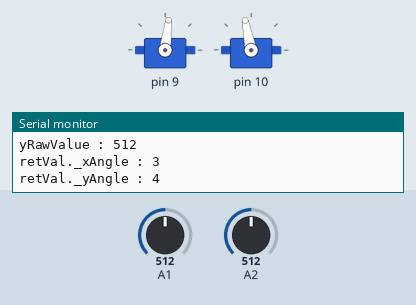
This sketch was run on a simulated Arduino Uno, built with avr-gcc and run on an emulated ATmega328P. Parts: 2 × servo, the last lines printed to the serial monitor. The inputs (shaded band) are chosen by the test bench; at power-on: A1 = 512, A2 = 512.

Above: at 1.2 s.
1.3 s: A1 set to 716
At 2.6 s:
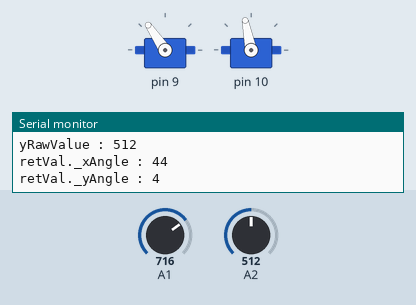
2.9 s: A2 set to 529
At 4.1 s:
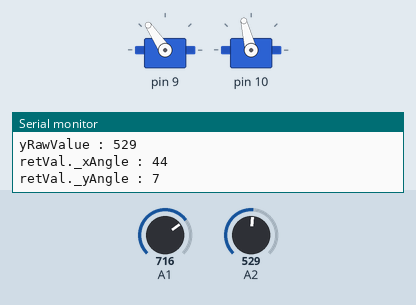
4.4 s: A2 set to 558
At 5.5 s:
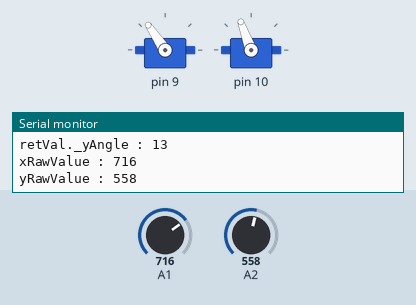
7.4 s: A1 set to 989
At 8.1 s:
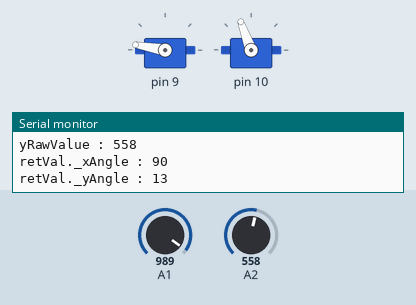
9.0 s: A1 set to 1015
10.5 s: A2 set to 716
At 11.5 s:
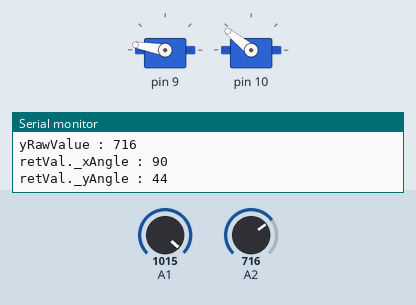
Timing chart, 0 to 13.0 s (numbered marks = the images above; inputs shaded):
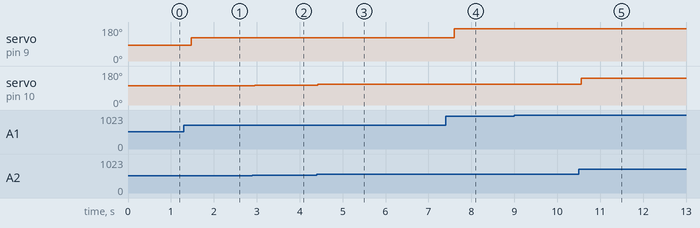

The sketch:

GimbalStabilizer_Uno.ino
```cpp
#include "./GimbalStabilizer.hpp"

GIMBAL_STABILIZER gimbalStabilizer; //수평 안정화 장치

// GimbalStabilizer.hpp
extern uint8_t INIT_SERVO_X_ANGLE; //x축에 대한 초기 서보 회전 각도
extern uint8_t INIT_SERVO_Y_ANGLE; //y축에 대한 초기 서보 회전 각도

extern uint16_t INIT_STS90H1_X_RAW_VALUE; //2축 기울기 센서 (수평 고정형)의 초기 x축에 대한 원시 값 (수평 기준)
extern uint16_t MIN_STS90H1_X_RAW_VALUE; //2축 기울기 센서 (수평 고정형)의 최소 x축에 대한 원시 값
extern uint16_t MAX_STS90H1_X_RAW_VALUE; //2축 기울기 센서 (수평 고정형)의 최대 y축에 대한 원시 값

extern uint16_t INIT_STS90H1_Y_RAW_VALUE; //2축 기울기 센서 (수평 고정형)의 초기 y축에 대한 원시 값 (수평 기준)
extern uint16_t MIN_STS90H1_Y_RAW_VALUE; //2축 기울기 센서 (수평 고정형)의 최소 y축에 대한 원시 값
extern uint16_t MAX_STS90H1_Y_RAW_VALUE; //2축 기울기 센서 (수평 고정형)의 최대 y축에 대한 원시 값

/// <summary>
/// 한 번 실행
/// </summary>
void setup()
{
#ifdef DEBUG_MODE
  Serial.begin(BITS_PER_SECONDS);
#endif

	INIT_SERVO_X_ANGLE = 80;
	INIT_SERVO_Y_ANGLE = 97;

	INIT_STS90H1_X_RAW_VALUE = 496;
	MIN_STS90H1_X_RAW_VALUE = 45;
	MAX_STS90H1_X_RAW_VALUE = 942;

	INIT_STS90H1_Y_RAW_VALUE = 488;
	MIN_STS90H1_Y_RAW_VALUE = 37;
	MAX_STS90H1_Y_RAW_VALUE = 943;

	gimbalStabilizer.Init();
}

/// <summary>
/// 반복 실행
/// </summary>
void loop()
{
	gimbalStabilizer.RunTask();
}
```

GimbalStabilizer.hpp
```cpp
#ifndef _GIMBAL_STABILIZER_HPP_
#define _GIMBAL_STABILIZER_HPP_

#define _VAR_DUMP(name, value) Serial.println(String(name) + " : " +  String(value)); //시리얼 통신에 "name : value" 출력
#define VAR_DUMP(var) _VAR_DUMP(#var, (var))
#define ERROR_LOG(msg) _VAR_DUMP("Error", msg) //오류 로그 출력

#define LENGTH(array) ((sizeof(array)) / (sizeof(array[0])))

#define ARDUINO_RESOLUTION_IN_BITS 10 //아두이노의 비트 단위 해상도
#define MIN_ADC_VALUE 0 //최소 아날로그-디지털 신호 변환 (ADC) 값
#define MAX_ADC_VALUE (((1) << ARDUINO_RESOLUTION_IN_BITS) - 1) //최대 아날로그-디지털 신호 변환 (ADC) 값
#define MIN_PWM_VALUE 0 //최소 펄스 폭 변조 (PWM) 값
#define MAX_PWM_VALUE 255 //최대 펄스 폭 변조 (PWM) 값
#define BITS_PER_SECONDS 9600 //시리얼 통신 위한 초당 비트 단위 전송 속도

#define DEBUG_MODE
#ifndef DEBUG_MODE
#define VAR_DUMP(var) //do nothing
#define ERROR_LOG(msg) //do nothing
#endif

#include <stdint.h>
#include <Arduino.h> // https://github.com/arduino/ArduinoCore-avr

#pragma message("--- Compile Target Architecture ---")
#if defined(ARDUINO_ARCH_AVR)
#pragma message("ARDUINO_ARCH_AVR")
#elif defined(ARDUINO_ARCH_SAM)
#pragma message("ARDUINO_ARCH_SAM")
#elif defined(ARDUINO_ARCH_SAMD)
#pragma message("ARDUINO_ARCH_SAMD")
#elif defined(ARDUINO_ARCH_STM32F4)
#pragma message("ARDUINO_ARCH_STM32F4")
#elif defined(ARDUINO_ARCH_NRF52)
#pragma message("ARDUINO_ARCH_NRF52")
#elif defined(ARDUINO_ARCH_MEGAAVR)
#pragma message("ARDUINO_ARCH_MEGAAVR")
#elif defined(ARDUINO_ARCH_MBED)
#pragma message("ARDUINO_ARCH_MBED")
#else
#error "Unknown Architecture"
#endif

//#include "./Singleton.hpp"
#include "./GimbalStabilizer_Pin.h"
#include "./TimeSensitiveJobHandler.hpp"

#include <Servo.h> // https://github.com/arduino-libraries/Servo

static uint8_t INIT_SERVO_X_ANGLE = 80; //x축에 대한 초기 서보 회전 각도
static uint8_t INIT_SERVO_Y_ANGLE = 97; //y축에 대한 초기 서보 회전 각도

static uint16_t INIT_STS90H1_X_RAW_VALUE = 496; //2축 기울기 센서 (수평 고정형)의 초기 x축에 대한 원시 값 (수평 기준)
static uint16_t MIN_STS90H1_X_RAW_VALUE = 45; //2축 기울기 센서 (수평 고정형)의 최소 x축에 대한 원시 값
static uint16_t MAX_STS90H1_X_RAW_VALUE = 942; //2축 기울기 센서 (수평 고정형)의 최대 y축에 대한 원시 값

static uint16_t INIT_STS90H1_Y_RAW_VALUE = 488; //2축 기울기 센서 (수평 고정형)의 초기 y축에 대한 원시 값 (수평 기준)
static uint16_t MIN_STS90H1_Y_RAW_VALUE = 37; //2축 기울기 센서 (수평 고정형)의 최소 y축에 대한 원시 값
static uint16_t MAX_STS90H1_Y_RAW_VALUE = 943; //2축 기울기 센서 (수평 고정형)의 최대 y축에 대한 원시 값

/// <summary>
/// 수평 유지 장치
/// </summary>
class GIMBAL_STABILIZER
{
public:
	/// <summary>
	/// GIMBAL_STABILIZER 생성자
	/// </summary>
	GIMBAL_STABILIZER()
	{
	}

	/// <summary>
	/// GIMBAL_STABILIZER 소멸자
	/// </summary>
	~GIMBAL_STABILIZER()
	{
	}

	/// <summary>
	/// 초기화 작업 수행
	/// </summary>
	void Init()
	{
		if (this->_xAxisServo.attach(gimbal_pin::X_AXIS_SERVO_OUTPUT) == INVALID_SERVO ||
			this->_yAxisServo.attach(gimbal_pin::Y_AXIS_SERVO_OUTPUT) == INVALID_SERVO)
		{
			ERROR_LOG("Failed to attach Servo");
			while (1);
		}

		this->_xAxisServo.write(INIT_SERVO_X_ANGLE);
		this->_yAxisServo.write(INIT_SERVO_Y_ANGLE);
		return;
	}

	/// <summary>
	/// 작업 수행
	/// </summary>
	void RunTask()
	{
		this->GimbalStabilize(this->GetDipAngleXY());
		TIME_SENSITIVE_JOB_HANDLER::HandleNonBlockingInterruptDelay(100);
	}

private:
	/// <summary>
	/// x 및 y축에 대한 각도
	/// </summary>
	struct ANGLE_XY
	{
		int8_t _xAngle;
		int8_t _yAngle;
	};

	/// <summary>
	/// x 및 y축에 대한 경사각으로 수평 조절
	/// </summary>
	/// <param name="dipAngleXY">x 및 y축에 대한 경사각</param>
	void GimbalStabilize(const ANGLE_XY& dipAngleXY)
	{
		this->_xAxisServo.write(INIT_SERVO_X_ANGLE + dipAngleXY._xAngle);
		this->_yAxisServo.write(INIT_SERVO_Y_ANGLE + dipAngleXY._yAngle);
		TIME_SENSITIVE_JOB_HANDLER::HandleNonBlockingInterruptDelay(100);
	}

	/// <summary>
	///  x 및 y축에 대한 경사각 반환
	/// </summary>
	/// <returns>x 및 y축에 대한 경사각</returns>
	ANGLE_XY GetDipAngleXY()
	{
		ANGLE_XY retVal = { 0, };

		uint16_t xRawValue = analogRead(gimbal_pin::X_AXIS_GIMBAL_INPUT);
		uint16_t yRawValue = analogRead(gimbal_pin::Y_AXIS_GIMBAL_INPUT);

		VAR_DUMP(xRawValue);
		VAR_DUMP(yRawValue);

		retVal._xAngle = map(xRawValue,
			MIN_STS90H1_X_RAW_VALUE, MAX_STS90H1_X_RAW_VALUE,
			-90, 90);
		retVal._yAngle = map(yRawValue,
			MIN_STS90H1_Y_RAW_VALUE, MAX_STS90H1_Y_RAW_VALUE,
			-90, 90);
		retVal._xAngle = constrain(retVal._xAngle, -90, 90);
		retVal._yAngle = constrain(retVal._yAngle, -90, 90);

		VAR_DUMP(retVal._xAngle);
		VAR_DUMP(retVal._yAngle);
		return retVal;
	}

private:
	Servo _xAxisServo; //x축에 대한 서보 모터 (roll)
	Servo _yAxisServo; //y축에 대한 서보 모터 (pitch)
};
#endif
```

GimbalStabilizer_Pin.h
```cpp
#ifndef _GIMBAL_STABILIZER_PIN_H_
#define _GIMBAL_STABILIZER_PIN_H_

/// <summary>
/// 수평 유지 장치에 대한 핀 정의
/// </summary>
namespace gimbal_pin
{
	const int X_AXIS_SERVO_OUTPUT = 9; //x축에 대한 서보 모터 (PWM)
	const int Y_AXIS_SERVO_OUTPUT = 10; //y축에 대한 서보 모터 (PWM)

	const int X_AXIS_GIMBAL_INPUT = A1; //x축에 대한 기울기 센서
	const int Y_AXIS_GIMBAL_INPUT = A2; //y축에 대한 기울기 센서
}
#endif
```

TimeSensitiveJobHandler.hpp
```cpp
#ifndef _TIME_SENSITIVE_JOB_HANDLER_H_
#define _TIME_SENSITIVE_JOB_HANDLER_H_

// https://www.best-microcontroller-projects.com/arduino-millis.html
// https://www.best-microcontroller-projects.com/arduino-timer-interrupt.html
// https://forum.arduino.cc/t/delay-and-interrupts/405046

using TIME_SENSITIVE_JOB_ADDR_TYPE = void(*)(void); //Time Sensitive 작업

/// <summary>
/// Time Sensitive 작업 핸들러
/// </summary>
class TIME_SENSITIVE_JOB_HANDLER
{
public:
	/// <summary>
	/// Time Sensitive 작업 수행 (인터럽트 차단)
	/// </summary>
	/// <param name="timeSensitiveJobAddrType">Time Sensitive 작업</param>
	static inline void HandleBlockingInterruptJob(TIME_SENSITIVE_JOB_ADDR_TYPE timeSensitiveJobAddrType)
	{
		cli(); //인터럽트 비활성화
		timeSensitiveJobAddrType(); //run
		sei(); //인터럽트 재활성화
	}

	/// <summary>
	/// 밀리초 단위 지연 수행 (인터럽트 비차단)
	/// </summary>
	/// <param name="msDuration">밀리초 단위 시간</param>
	static inline void HandleNonBlockingInterruptDelay(unsigned long msDuration)
	{
		unsigned long startMs = millis(); //호출 시점의 시간 (ms)

		while (millis() - startMs < msDuration) //대기해야 할 시간만큼 대기
		{
			//do nothing
		}
	}

	/// <summary>
	/// 마이크로초 단위 지연 수행 (인터럽트 비차단)
	/// </summary>
	/// <param name="usDuration">지연이 수행 될 마이크로초 단위 시간</param>
	static inline void HandleNonBlockingInterruptDelayMs(unsigned long usDuration)
	{
		unsigned long startUs = micros(); //호출 시점의 시간 (us)

		while (micros() - startUs < usDuration) //대기해야 할 시간만큼 대기
		{
			//do nothing
		}
	}

private:
	/// <summary>
	/// TIME_SENSITIVE_JOB_HANDLER 생성자
	/// </summary>
	TIME_SENSITIVE_JOB_HANDLER()
	{
	}

	/// <summary>
	/// TIME_SENSITIVE_JOB_HANDLER 소멸자
	/// </summary>
	~TIME_SENSITIVE_JOB_HANDLER()
	{
	}
};
#endif
```

Measured:
- after the input at 1.3 s, servo on pin 9: 83° → 124° after 0.18 s
- after the input at 2.9 s, servo on pin 10: 101° → 104° after 0.05 s
- after the input at 4.4 s, servo on pin 10: 104° → 110° at once
- after the input at 7.4 s, servo on pin 9: 124° → 170° after 0.20 s
- after the input at 10.5 s, servo on pin 10: 110° → 141° after 0.06 s
